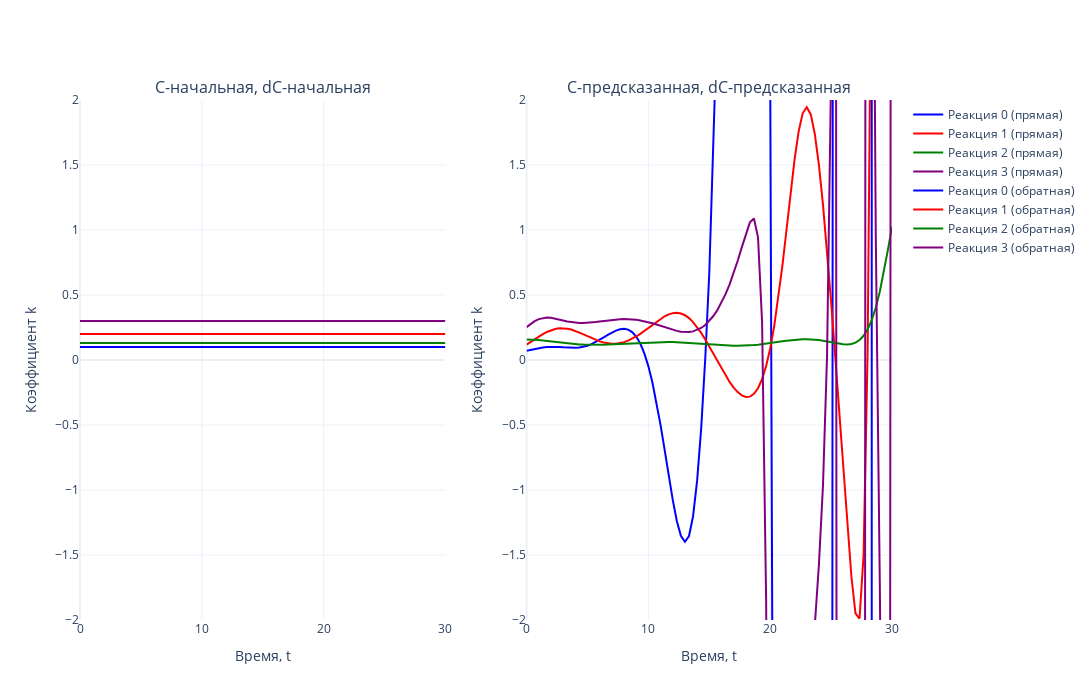

The code cell stored with this chart in its notebook:
### Markdown cell above
## Генерация k в ходе обратной задачи

### Code cell
# Задаем цвета (4 цвета для реакций)
colors = ['blue', 'red', 'green', 'purple']

# Создаем два подграфика (2 столбца, 1 строка)
fig = make_subplots(rows=1, cols=2, subplot_titles=['С-начальная, dC-начальная', 'С-предсказанная, dC-предсказанная'])

# Первый график (прямая задача)
for i in range(N_REACTION):  
    fig.add_trace(go.Scatter(
        x=tsteps, 
        y=k_TRUE[i, :], 
        mode='lines', 
        name=f'Реакция {i} (прямая)',
        line=dict(color=colors[i % len(colors)])  # Применяем цвета циклично
    ), row=1, col=1)

# Второй график (обратная задача)
for i in range(N_REACTION):  
    fig.add_trace(go.Scatter(
        x=tsteps, 
        y=k_predict[i, :], 
        mode='lines', 
        name=f'Реакция {i} (обратная)',
        line=dict(color=colors[i % len(colors)])  # Применяем цвета циклично
    ), row=1, col=2)

# Настройки общего макета
fig.update_layout(
    template='plotly_white',
    width=1400,  # Общая ширина холста
    height=700,  # Высота холста
    showlegend=True
)

# Ограничение оси Y
fig.update_yaxes(range=[-2, 2], title_text='Коэффициент k', row=1, col=1)
fig.update_yaxes(range=[-2, 2], title_text='Коэффициент k', row=1, col=2)

# Подписи оси X
fig.update_xaxes(title_text='Время, t', row=1, col=1)
fig.update_xaxes(title_text='Время, t', row=1, col=2)

# Отображение графика
fig.show()
